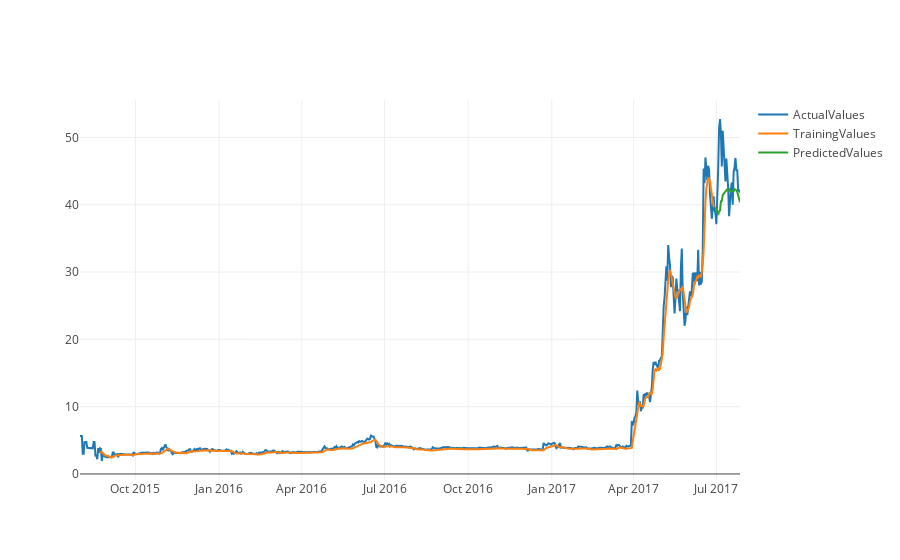

The cell this chart's notebook holds for it:
### Code cell
USDT_LTC = nextDayPrediction('USDT_LTC', 'poloniex')

### Figure 1 — Plotly figure (JSON) as saved in the notebook; plotly's stock layout.template omitted (floating-point values rounded to 4 significant figures; data arrays with more than 128 entries replaced by an {"elided": "..."} marker saying what was removed)
{"data": [{"name": "ActualValues", "type": "scatter", "x": {"elided": "727 str values"}, "y": {"elided": "727 float values"}}, {"name": "TrainingValues", "type": "scatter", "x": {"elided": "727 str values"}, "y": {"elided": "727 float values"}}, {"name": "PredictedValues", "type": "scatter", "x": {"elided": "727 str values"}, "y": {"elided": "727 float values"}}], "layout": {}}
